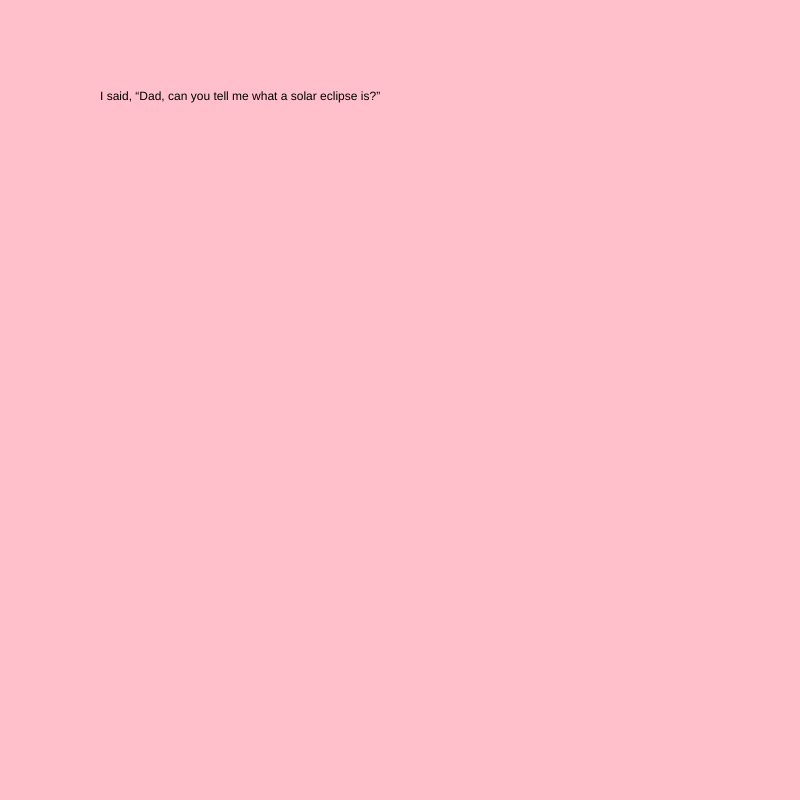
Frame 1 (no input)
Frame 60 (no input): identical to frame 1, image omitted
Frame 120 (the mouse pressed at the canvas centre since frame 60): identical to frame 1, image omitted

The p5.js sketch that drew this single still picture (run headless with seeded random() and noise() and a simulated clock; from frame 60 on, the mouse is pressed at the canvas centre):

// p5.js sketch
// ── sketch.js
var jokeTwo =0;
var myTimer=0;

function setup() {
createCanvas(800,800);
}

function draw() {
  switch(jokeTwo) {
      case 0:
        background("pink");
      text("I said, “Dad, can you tell me what a solar eclipse is?”",100,100);

      break ;

      case 1:
      background("purple");
      text("He replied, “No sun.”",100,100);
      break ;

  }
  myTimer++;
  if (myTimer>=200){
    myTimer=0;
    jokeTwo=jokeTwo+1;
}

function mouseReleased() {
  jokeTwo = (jokeTwo =1) % 3;
}
}
